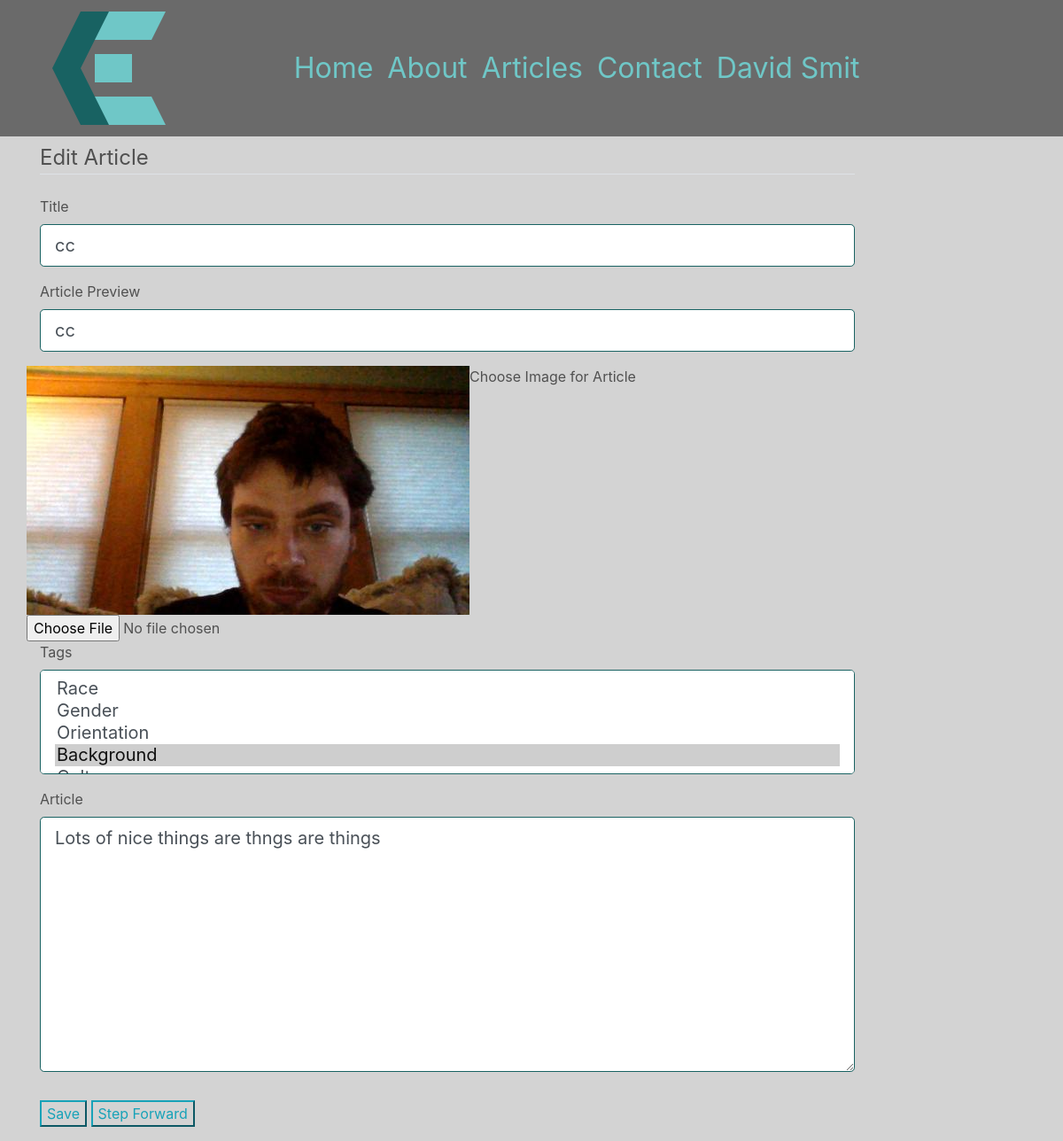
Page /update/edit/26 (signed in) on the committed database.
### chrissmit/services/db_models.py (models this page shows, shortened)
class User(db.Model, UserMixin):
    id = db.Column(db.Integer, primary_key=True, )
    authorization_level = db.Column(db.String(60), nullable=False, )
    linkedin = db.Column(db.String(100),)
    full_name = db.Column(db.String(45), unique=False, nullable=False,)
    twitter_handle = db.Column(db.String(20), unique=True, nullable=True,)
    email = db.Column(db.String(120), unique=True, nullable=False, )
    image_file = db.Column(db.String(20), nullable=False, default='default.svg', )
    password = db.Column(db.String(60), nullable=False, )
    articles = db.relationship('Article', backref='author', lazy=True)
    edits = db.relationship('ArticleEdits', backref='author', lazy=True)
    content = db.Column(db.Text, nullable=False)

class ArticleEdits(db.Model):
    id = db.Column(db.Integer, primary_key=True)
    article_id = db.Column(db.Integer, db.ForeignKey('article.id'), nullable=False,)
    is_edited = db.Column(db.Boolean, default=False,)
    is_ready_for_release = db.Column(db.Boolean, default=False,)
    user_id = db.Column(db.Integer, db.ForeignKey('user.id'), nullable=False)
    edited = db.Column(db.DateTime, nullable=True, default=datetime.utcnow)
    title = db.Column(db.String(100), nullable=False,)
    preview = db.Column(db.String(200), nullable=False)
    image_file = db.Column(db.String(100), default='default.png')
    content = db.Column(db.Text, nullable=False)
    tags = db.relationship('EditTags', backref='edit')

### chrissmit/views/maintenance_views.py (the view)
@blueprint.route('/update/edit/<edit_id>', methods=['GET','POST'])
@login_required
def update_article(edit_id):
    recent_articles = article.get_last(4)
    current_edit = article.get_edit(id = edit_id)
    current_article = article.get_article(id=current_edit.article_id)
    article_form = ArticleForm()
    tags=article.get_tags()
    article_form.tags.choices = tags
    can_step_forward = current_article.author_id == current_user.id
    can_edit = current_edit.is_edited
    is_current_user = current_user.id == current_edit.user_id
    if not is_current_user and can_edit:
        article.freeze_edit(current_edit)
        current_edit = article.create_edit_existing(current_edit)
        return redirect(url_for('maintenance.update_article', edit_id=current_edit.id))
    if not can_edit:
        return redirect(url_for('navigation_views.view', edit_id = current_edit.id))
    if article_form.validate_on_submit():
        if article_form.image_file.data:
            image.delete(current_edit.image_file,'articles')
            current_edit.image_file = image.save(article_form.image_file.data, 'articles')
        article.update_edit(article_form,current_edit)
        if article_form.step_forward.data:
            article.edit_is_ready_for_release(current_edit)
            flash('Article has been released for review','success')
            return redirect(url_for('maintenance.maintain_articles', edit_id = current_edit.id))
        elif article_form.save.data:
            flash('Changes have been saved.','success')
            return redirect(url_for('maintenance.update_article', edit_id = current_edit.id))
    elif request.method == 'GET':
        article_form = article.update_form_data(article_form, current_edit)
        default_tags = [str(tag.tag_id) for tag in current_edit.tags]
        article_form.tags.data = default_tags
        article_form.rows = len(tags)
        article_form.multiple = True
    return render_template(
        template_name_or_list=f'articles/update.html',
        article_form=article_form,
        current_article=None,
        status_message='Edit Article',
        step_forward = can_step_forward,
        recent_articles=recent_articles,
        image_file = current_edit.image_file,
    )

### chrissmit/forms/content.py
class ArticleForm(FlaskForm):
    title = StringField(
        'Title',
        validators=[DataRequired(), Length(min=2,max=100)],
    )
    preview = StringField(
        'Article Preview',
        validators=[DataRequired(), Length(min=2,max=200)],
    )
    content = TextAreaField(
        'Article',
        validators = [DataRequired()]
    )
    image_file = FileField(
        'Choose Image for Article',
        validators=[FileAllowed(['svg','png','jpg']),],
    )
    tags = SelectMultipleField(
        'Tags',
        choices=[],
    )
    save = SubmitField('Save')
    step_forward = SubmitField('Step Forward')
    step_backward = SubmitField('Send Back')

### chrissmit/services/article.py (called while the page is built)
def get_edit(id):
    return ArticleEdits.query.filter_by(id=int(id)).first()

def get_article(id):
    return Article.query.filter_by(id=int(id)).first()

def get_last(number=4, desc=True):
    full_article = full_article_data()
    if desc:
        return full_article.filter(Article.is_released==True).order_by(Article.posted.desc()).limit(number).all()
    return full_article.filter(Article.is_released==True).limit(number).all()

def get_tags():
    all_tags = Tags.query.all()
    return [
        (str(tag.id), tag.desc)
        for tag in all_tags
    ]

def update_form_data(form, edit):
    form.title.data = edit.title
    form.content.data = edit.content
    form.preview.data = edit.preview
    return form

def full_article_data():
    fields = full_data_fields()
    return fields.join(
        ArticleEdits,
        Article.current_edit_id == ArticleEdits.id,
    ).join(
        User,
        Article.author_id == User.id
    )

def full_data_fields():
    return db.session.query(
        ArticleEdits.id,
        ArticleEdits.article_id,
        Article.posted,
        Article.edited,
        Article.is_released,
        Article.author_id,
        Article.current_edit_id,
        ArticleEdits.title,
        ArticleEdits.preview,
        ArticleEdits.content,
        ArticleEdits.image_file,
        ArticleEdits.user_id,
        ArticleEdits.is_edited,
        ArticleEdits.is_ready_for_release,
        ArticleEdits.edited,
        Article.author_id,
        User.full_name,
    )

### chrissmit/services/db_models.py (called while the page is built)
@login_manager.user_loader
def load_user(user_id):
    return User.query.get(int(user_id))

### chrissmit/templates/articles/update.html (shortened to what this page needs)
{% extends "shared/_layout.html" %}
{% block main_content %}
<form method="POST" action="" enctype="multipart/form-data">
    <fieldset class="form-group">
        <legend class="border-bottom mb-4">{{ status_message }}</legend>
        <div class="form-group">
            {{ article_form.title.label(class="form-control-lable") }}
            {% if article_form.title.errors %}
                {{ article_form.title(class="form-control form-control-lg is-invalid",) }}
                <div class="invalid-feedback">
                    {% for error in article_form.title.errors %}
                        <span>{{ error }}</span>
                    {% endfor %}
                </div>
            {% else %}
                {{ article_form.title(class="form-control form-control-lg",) }}
            {% endif %}
        </div>
        <div class="form-group">
            {{ article_form.preview.label(class="form-control-lable") }}
            {% if article_form.preview.errors %}
                {{ article_form.preview(class="form-control form-control-lg is-invalid",) }}
                <div class="invalid-feedback">
                    {% for error in article_form.preview.errors %}
                        <span> {{ error }}</span>
                    {% endfor %}
                </div>
            {% else %}
                {{ article_form.preview(class="form-control form-control-lg",) }}
            {% endif %}
        </div>
        <div class="form-group">
        <div class="row">
            {% if image_file %}
                <img src="{{ '/static/img/articles/' + image_file }}" alt="{{ image_file }}">
            {% endif %}
            {{ article_form.image_file.label }}
            {{ article_form.image_file(class='form-control-file') }}
        </div>
        <div class="form-group">
            {{ article_form.tags.label(class="form-control-lable") }}
            {% if article_form.tags.errors %}
                {{ article_form.tags(class="form-control form-control-lg is-invalid", rows=6, multiple=True) }}
                <div class="invalid-feedback">
                    {% for error in article_form.tags.errors %}
                        <span> {{ error }}</span>
                    {% endfor %}
                </div>
            {% else %}
            {{ article_form.tags(class="form-control form-control-lg", rows=6, multiple=True) }}
            {% endif %}
        </div>
        <div class="form-group">
            {{ article_form.content.label(class="form-control-lable") }}
            {% if article_form.content.errors %}
                {{ article_form.content(class="form-control form-control-lg is-invalid",) }}
                <div class="invalid-feedback">
                    {% for error in article_form.content.errors %}
                        <span> {{ error }}</span>
                    {% endfor %}
                </div>
            {% else %}
                {{ article_form.content(class="form-control form-control-lg",) }}
            {% endif %}
        </div>
    </fieldset>
    <div class="form-group">
        {{ article_form.save(class="btn-outline-info") }}
        {% if step_forward %}
            {{ article_form.step_forward(class="btn-outline-info") }}
        {% endif %}
    </div>
</form>
{%  endblock %}

### chrissmit/templates/shared/_layout.html (shortened to what this page needs)
<!DOCTYPE html>
<html lang="en">
<head>
<!DOCTYPE html>
<html lang="en">
<head>
    <link rel="stylesheet"
          href="https://stackpath.bootstrapcdn.com/bootstrap/4.1.3/css/bootstrap.min.css"
>
    <link rel="stylesheet" href="/static/css/site.css">
</head>
<body>
<div class="nav-outer fixed-top">
    <div class="container menu">
        <nav class="navbar navbar-expand-lg col-sm-12">
            <div class="row">
                <button class="navbar-toggler logo" type="button" data-toggle="collapse" data-target="#navbarNavDropdown " id="logo">
                    <img src="../../../static/img/logo.svg">
                </button>
            </div>
            <div class="col-sm-9">
                <div class="collapse navbar-collapse" id="navbarNavDropdown">
                    <ul class="navbar-nav">
                        <li class="nav-item"><a class="nav-link" href="{{ url_for('navigation.index') }}">Home</a></li>
                        <li class="nav-item"><a class="nav-link" href="{{ url_for('navigation.about') }}">About</a></li>
                        <li class="nav-item">
                           <div class="dropdown show">
                              <a class="nav-link"
                                 href="#" role="button"
                                 id="dropdownMenuLink"
                                 data-toggle="dropdown"
                                 aria-haspopup="true"
                                 aria-expanded="false">Articles</a>
                              </div>
                        <li class="nav-item"><a class="nav-link" href="{{ url_for('navigation.contact') }}">Contact</a></li>
                        {% if current_user.is_authenticated %}
                        <li class="nav-item">
                            <div class="dropdown show">
                               <a class="nav-link"
                                  href="#" role="button"
                                  id="dropdownMenuLink"
                                  data-toggle="dropdown"
                                  aria-haspopup="true"
                                  aria-expanded="false">{{ current_user.full_name }}</a>
                               </div>
                        {% endif %}
                    </ul>
                </div>
        </div>
        </nav>
    </div>
</div>
<div class="main_content container">
    <div class="row">
        <div class="col-md-10">
            {% block main_content %}
            {% endblock %}
        </div>
    </div>
</div>
</body>
</html>

### chrissmit/static/css/site.css (style rules this page uses)
:root { --backgroundColor: lightgrey; --primaryFontColor: rgba(80,80,80,1); --navBackgroundColor: rgba(80,80,80,0.8); --navDropDownBackgroundColor: rgba(80,80,80,0.6); --navDropDownText: lightgrey; --lightAccent: #6FC7C7; --darkAccent: #186262; }
html { background-color: var(--backgroundColor); }
body { background-color: var(--backgroundColor); }
.main_content { margin-top: 160px; color: var(--primaryFontColor); background-color: var(--backgroundColor); border: 2px; height: 100%; }
.nav-outer { background-color: var(--navBackgroundColor); width: 100%; }
nav { font-size: 2rem; margin-left: 0px; margin-right: auto; }
.nav-link { color: var(--lightAccent); text-align: left; margin-left: auto; margin-right: 0px; width: 100% }
a { color: var(--darkAccent); }
#logo { display: inline-block; }
.collapse:not(.show) { float: right; }
.form-control { border-color: var(--darkAccent); }
#content { height: 18rem; }

### rows in the picture
User: full_name "David Smit"
ArticleEdits: title "cc", preview "cc", image_file (picture), content "Lots of nice things are thngs are things"

### other values in the picture
{{ status_message }} "Edit Article"
{{ article_form.title.label(class="form-control-lable") }} "Title"
{{ article_form.preview.label(class="form-control-lable") }} "Article Preview"
{{ article_form.image_file.label }} "Choose Image for Article"
{{ article_form.tags.label(class="form-control-lable") }} "Tags"
{{ article_form.content.label(class="form-control-lable") }} "Article"
